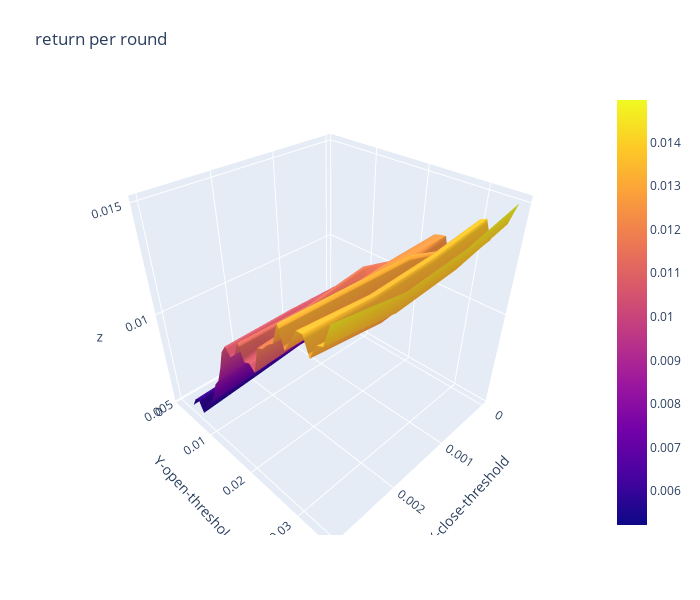

Here is the notebook cell this chart was saved with:
### Code cell
import plotly.graph_objects as go

x_data = df_return_per_round.columns.to_list() # close threshold

y_data = df_return_per_round.index.to_list() # open threshold

z_data = df_return_per_round.copy(deep=True) # return per round

fig = go.Figure(data=[go.Surface(z=z_data.values,x=x_data,y=y_data)])

fig.update_layout(title="return per round", # 标题
                  autosize=False,  # 尺度自动缩放
                  width=700,  # 长宽
                  height=600,
                  margin=dict(l=65,r=50,b=65,t=90),  # 4个位置的距离
                  scene=dict(xaxis_title='X-close-threshold',yaxis_title='Y-open-threshold')
                 )

fig.show()

### Figure 1 — Plotly figure (JSON) as saved in the notebook; plotly's stock layout.template omitted (floating-point values rounded to 4 significant figures; data arrays with more than 128 entries replaced by an {"elided": "..."} marker saying what was removed)
{"data": [{"type": "surface", "x": [0, 0.001, 0.002, 0.003], "y": [0.001, 0.002, 0.003, 0.004, 0.005, 0.006, 0.007, 0.008, 0.009, 0.01, 0.011, 0.012, 0.013, 0.014, 0.015, 0.016, 0.017, 0.018, 0.019, 0.02, 0.021, 0.022, 0.023, 0.024, 0.025, 0.026, 0.027, 0.028, 0.029, 0.03, 0.031, 0.032, 0.033, 0.034, 0.035], "z": {"elided": "35x4 float values"}}], "layout": {"autosize": false, "height": 600, "margin": {"b": 65, "l": 65, "r": 50, "t": 90}, "scene": {"xaxis": {"title": {"text": "X-close-threshold"}}, "yaxis": {"title": {"text": "Y-open-threshold"}}}, "title": {"text": "return per round"}, "width": 700}}
